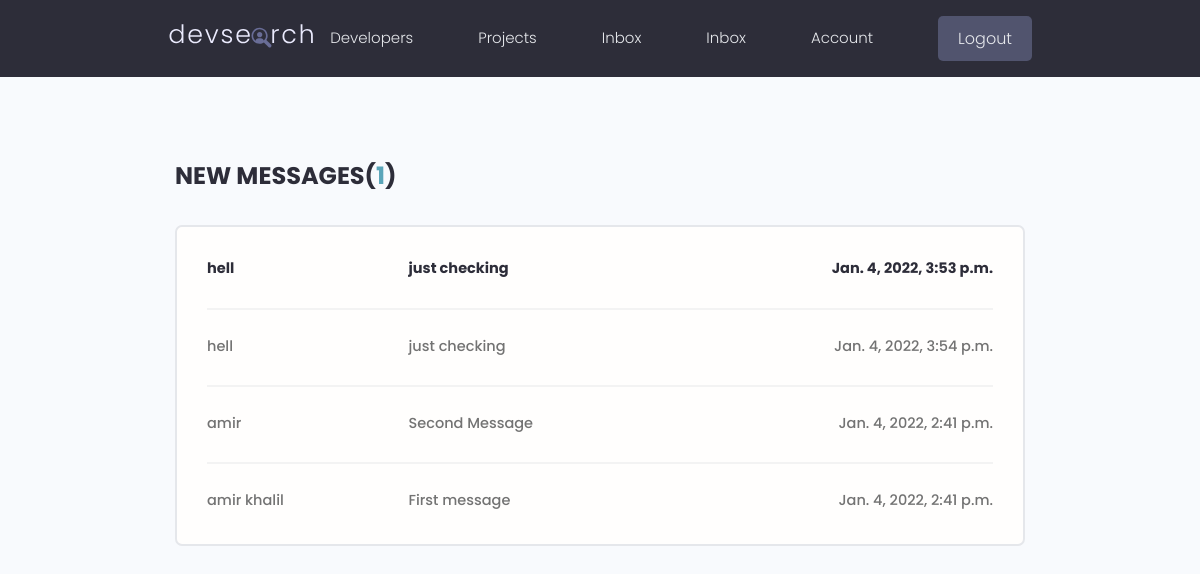
The page /inbox/ (signed in) on the database its author committed.
### users/models.py (models this page shows, shortened)
class Message(models.Model):
    sender = models.ForeignKey(Profile, on_delete=models.SET_NULL, null=True, blank=True)
    recipient = models.ForeignKey(Profile, on_delete=models.SET_NULL, null=True, blank=True, related_name='messages')
    name = models.CharField(max_length=200, null=True, blank=True)
    email = models.EmailField(max_length=200, null=True, blank=True)
    subject = models.CharField(max_length=200, null=True, blank=True)
    body = models.TextField()
    is_read = models.BooleanField(default=False, null=True)
    created = models.DateTimeField(auto_now_add=True)
    id = models.UUIDField(default=uuid.uuid4, unique=True, primary_key=True, editable=False)
    class Meta:
        ordering = ['is_read', '-created']

### users/views.py (the view)
# urls.py: path('inbox/', views.inbox, name='inbox'),
@login_required(login_url='login')
def inbox(request):
    profile = request.user.profile
    message_requests = profile.messages.all() #messages
    unread_count = message_requests.filter(is_read=False).count()
    context = {'message_requests':message_requests, 'unread_count':unread_count}
    return render(request, 'users/inbox.html', context)

### users/templates/users/inbox.html
{% extends 'main.html' %}
{% block content %}
  <main class="inbox my-xl">
    <div class="content-box">
      <h3 class="inbox__title">New Messages(<span>{{unread_count}}</span>)</h3>
      <ul class="messages">
        {% for message in message_requests %}
          {% if message.is_read == False %}
          <li class="message message--unread">
          {% else %}
          <li class="message">
          {% endif%}
            <a href="{% url 'message' message.id %}">
              <span class="message__author">{{message.name}}</span>
              <span class="message__subject">{{message.subject}}</span>
              <span class="message__date">{{message.created}}</span>
            </a>
          </li>
        {% endfor %}
      </ul>
    </div>
  </main>
  {% endblock content %}

### static/styles/app.css (style rules this page uses)
:root { --color-sub: #2d2d39; }
.content-box { width: 95%; max-width: 85rem; margin: 0 auto; }
.inbox { height: 90vh; }
.inbox__title, .inbox__title span { font-size: 2.4rem; font-weight: 700; color: var(--color-sub); text-transform: uppercase; text-align: left; margin-bottom: 3rem; }
.inbox__title span { color: var(--color-main); }
.messages { list-style: none; background: var(--color-white); padding: 0.5rem 3rem; border: 2px solid var(--color-light); border-radius: 0.7rem; }
.message { padding: 2.5rem 0; }
.message > a span { font-size: 1.45rem; font-weight: 500; }
.message.message--unread a span { font-weight: 700; color: var(--color-sub); }
.message:not(:last-child) { border-bottom: 2px solid var(--color-white-light); }
.message > a { display: flex; gap: 1rem; }
.message__author, .message__date { flex-basis: 25%; }
.message__subject { flex-basis: 50%; }
.message__date { text-align: right; }

### static/uikit/styles/modules/_variables.css (style rules this page uses)
:root { --color-main: #5aa5b9; --color-main-light: #e6faff; --color-sub: #3f4156; --color-sub-light: #51546e; --color-sub-lighter: #ededfd; --color-text: #737373; --color-gray: #8b8b8b; --color-light: #e5e7eb; --color-light-gray: #767676; --color-bg: #f8fafd; --color-white: #fffefd; --color-white-light: #f3f3f3; --color-success: #359e64; --color-success-bg: #def8e8; --color-error: #fc4b0b; --color-error-bg: #fff2ee; --font-base: 'Poppins', arial, helvetica, 'Segoe UI', roboto, ubuntu, sans-serif; --font-monospace: 'Fira Code', 'Courier New', courier, monospace; --font-regular: 300; --font-medium: 500; --font-bold: 700; --generic-shadow: 1px 1px 5px #00000010; --generic-transition: all 0.3s ease-in-out; }

### static/uikit/styles/modules/_base.css (style rules this page uses)
* { margin: 0; padding: 0; box-sizing: border-box; text-rendering: optimizeLegibility; color: inherit; font-size: inherit; }
html { font-size: 50%; }
@media only screen and (min-width: 480px) { html { font-size: 56.25%; } }
@media only screen and (min-width: 1200px) { html { font-size: 62.5%; } }
body { line-height: 1.6; font-weight: 400; font-size: 1.5rem; color: var(--color-text); background-color: var(--color-bg); min-height: 100vh; }

### static/uikit/styles/modules/_typography.css (style rules this page uses)
* { font-family: var(--font-base); }
h3 { font-size: 3.2rem; font-weight: var(--font-medium); }
p, span, strong { font-size: 1.6rem; color: var(--color-text); font-weight: var(--font-regular); }
a { padding-bottom: 2px; text-decoration: none; display: inline-block; color: var(--color-main); font-weight: var(--font-medium); }

### static/uikit/styles/modules/_utilities.css (style rules this page uses)
.my-xl { margin: 8rem auto; }

### rows shown on the page
Message: name "hell", subject "just checking", created "Jan. 4, 2022, 3:53 p.m."
Message: name "hell", subject "just checking", created "Jan. 4, 2022, 3:54 p.m."
Message: name "amir", subject "Second Message", created "Jan. 4, 2022, 2:41 p.m."
Message: name "amir khalil", subject "First message", created "Jan. 4, 2022, 2:41 p.m."

### other values the page prints
{{ unread_count }} "1"
